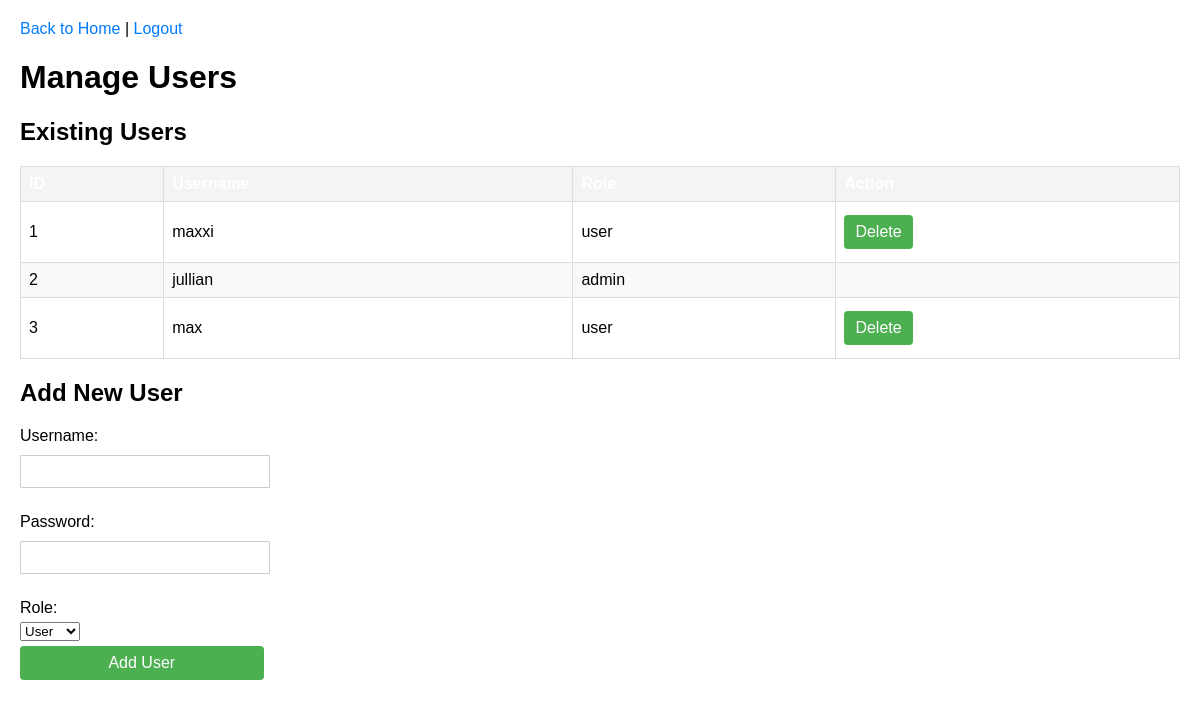
Page /manage_users (signed in) on the earlier database version.
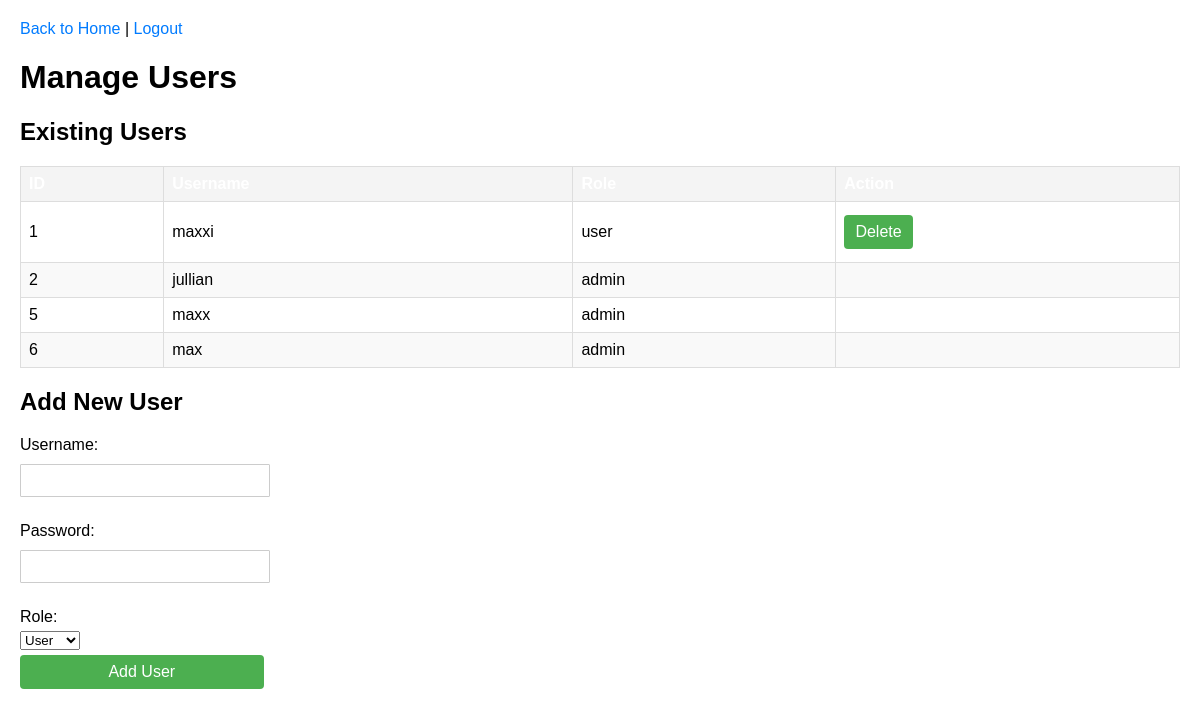
Same page on the later database version.
### app.py (models this page shows)
class Account(UserMixin, db.Model):
    id = db.Column(db.Integer, primary_key=True)
    username = db.Column(db.String(50), unique=True, nullable=False)
    password = db.Column(db.String(100), nullable=False)
    role = db.Column(db.String(10), nullable=False)

### app.py (the view)
@app.route('/manage_users', methods=['GET'])
@login_required
def manage_users():
    if current_user.role != 'admin':
        flash('You are not authorized to manage users.', 'danger')
        return redirect(url_for('home_screen'))
    users = Account.query.all()
    return render_template('manage_users.html', users=users)

### app.py (called while the page is built)
@login_manager.user_loader
def load_user(user_id):
    return Account.query.get(int(user_id))

@app.before_request
def restrict_access():
    if current_user.is_authenticated:
        restricted_routes = {
            'admin': [],
            'user': ['delete_resident', 'manage_users'],
        }
        if current_user.role not in restricted_routes:
            return
        if request.endpoint in restricted_routes.get(current_user.role, []):
            flash('You are not authorized to access this page.', 'danger')
            return redirect(url_for('home_screen'))

### templates/manage_users.html (shortened to what this page needs)
<!DOCTYPE html>
<html lang="en">
<head>
    <link rel="stylesheet" href="styles.css">
</head>
<body>
    <div class="header">
        <a href="{{ url_for('home_screen') }}">Back to Home</a> |
        <a href="{{ url_for('logout') }}">Logout</a>
    </div>
    <h1>Manage Users</h1>
    <h2>Existing Users</h2>
    <table>
        <thead>
            <tr>
                <th>ID</th>
                <th>Username</th>
                <th>Role</th>
                <th>Action</th>
            </tr>
        </thead>
        <tbody>
            {% for user in users %}
            <tr>
                <td>{{ user.id }}</td>
                <td>{{ user.username }}</td>
                <td>{{ user.role }}</td>
                <td>
                    {% if user.role != 'admin' %}
                    <form action="{{ url_for('delete_user', user_id=user.id) }}" method="POST" style="display:inline;">
                        <button type="submit" onclick="return confirm('Are you sure you want to delete this user?');">Delete</button>
                    </form>
                    {% endif %}
                </td>
            </tr>
            {% endfor %}
        </tbody>
    </table>
    <div class="form-container">
        <h2>Add New User</h2>
        <form action="{{ url_for('add_user') }}" method="POST">
            <label for="username">Username:</label>
            <input type="text" id="username" name="username" required><br>
            <label for="password">Password:</label>
            <input type="password" id="password" name="password" required><br>
            <label for="role">Role:</label>
            <select id="role" name="role" required>
                <option value="user">User</option>
            </select><br>
            <button type="submit">Add User</button>
        </form>
    </div>
</body>
</html>

### templates/styles.css (style rules this page uses)
body { font-family: Arial, sans-serif; margin: 20px; }
label { display: block; margin: 10px 0 5px; }
input[type="text"] { width: 20%; padding: 8px; margin-bottom: 15px; border: 1px solid #ccc; border-radius: 1px; }
input[type="password"] { width: 20%; padding: 8px; margin-bottom: 15px; border: 1px solid #ccc; border-radius: 1px; }
button { width: 21%; padding: 10px; background-color: #4CAF50; color: white; border: none; border-radius: 4px; cursor: pointer; font-size: 16px; }
a { text-decoration: none; color: #007BFF; }
table { width: 100%; border-collapse: collapse; margin-top: 20px; }
th, td { border: 1px solid #ccc; padding: 10px; text-align: left; }
th { background-color: #007BFF; color: white; }
tr:nth-child(even) { background-color: #f9f9f9; }

### templates/manage_users.html (style rules this page uses)
body { font-family: Arial, sans-serif; margin: 20px; }
.header { margin-bottom: 20px; }
table { width: 100%; border-collapse: collapse; margin-top: 20px; }
th, td { border: 1px solid #ddd; padding: 8px; text-align: left; }
th { background-color: #f4f4f4; }
.form-container { margin-top: 20px; }
input, button { padding: 8px; margin: 5px 0; }

Differences in the rows shown:
removed Account: id "3", username "max", role "user"
added Account: id "5", username "maxx", role "admin"
added Account: id "6", username "max", role "admin"
